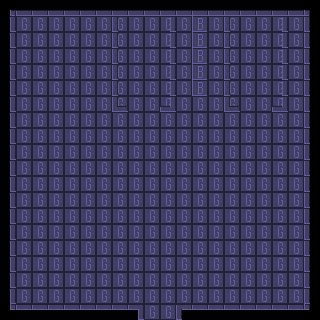

Below is a game level as drawn by its tile map, then a one-line description and the .tmx file that defines it, in full:
An orthogonal 20x20 tile map with 16x16 px tiles, 2 tile layers (ground_layer, wall_layer).

<map version="1.4" tiledversion="1.4.3" orientation="orthogonal" renderorder="right-down" width="20" height="20" tilewidth="16" tileheight="16" infinite="0" nextlayerid="3" nextobjectid="1">
 <tileset firstgid="1" source="../tilesets/basic_tiles.tsx" />
 <layer id="1" name="ground_layer" width="20" height="20">
  <data encoding="csv">
0,0,0,0,0,0,0,0,0,0,0,0,0,0,0,0,0,0,0,0,
0,1,1,1,1,1,1,1,1,1,1,1,0,1,1,1,1,1,1,0,
0,1,1,1,1,1,1,1,1,1,1,1,0,1,1,1,1,1,1,0,
0,1,1,1,1,1,1,1,1,1,1,1,0,1,1,1,1,1,1,0,
0,1,1,1,1,1,1,1,1,1,1,1,0,1,1,1,1,1,1,0,
0,1,1,1,1,1,1,1,1,1,1,1,0,1,1,1,1,1,1,0,
0,1,1,1,1,1,1,1,1,1,1,1,1,1,1,1,1,1,1,0,
0,1,1,1,1,1,1,1,1,1,1,1,1,1,1,1,1,1,1,0,
0,1,1,1,1,1,1,1,1,1,1,1,1,1,1,1,1,1,1,0,
0,1,1,1,1,1,1,1,1,1,1,1,1,1,1,1,1,1,1,0,
0,1,1,1,1,1,1,1,1,1,1,1,1,1,1,1,1,1,1,0,
0,1,1,1,1,1,1,1,1,1,1,1,1,1,1,1,1,1,1,0,
0,1,1,1,1,1,1,1,1,1,1,1,1,1,1,1,1,1,1,0,
0,1,1,1,1,1,1,1,1,1,1,1,1,1,1,1,1,1,1,0,
0,1,1,1,1,1,1,1,1,1,1,1,1,1,1,1,1,1,1,0,
0,1,1,1,1,1,1,1,1,1,1,1,1,1,1,1,1,1,1,0,
0,1,1,1,1,1,1,1,1,1,1,1,1,1,1,1,1,1,1,0,
0,1,1,1,1,1,1,1,1,1,1,1,1,1,1,1,1,1,1,0,
0,1,1,1,1,1,1,1,1,1,1,1,1,1,1,1,1,1,1,0,
0,0,0,0,0,0,0,0,0,1,1,0,0,0,0,0,0,0,0,0
</data>
 </layer>
 <layer id="2" name="wall_layer" width="20" height="20">
  <properties>
   <property name="z_mod" type="float" value="0.75" />
  </properties>
  <data encoding="csv">
10,2,2,2,2,2,2,2,2,2,2,2,2,2,2,2,2,2,2,13,
3,0,0,0,0,0,0,5,0,0,3,0,14,0,5,0,0,3,0,5,
3,0,0,0,0,0,0,5,0,0,3,0,14,0,5,0,0,3,0,5,
3,0,0,0,0,0,0,5,0,0,3,0,14,0,5,0,0,3,0,5,
3,0,0,0,0,0,0,5,0,0,3,0,14,0,5,0,0,3,0,5,
3,0,0,0,0,0,0,5,0,0,3,0,14,0,5,0,0,3,0,5,
3,0,0,0,0,0,0,9,0,0,6,0,0,0,9,0,0,6,0,5,
3,0,0,0,0,0,0,0,0,0,0,0,0,0,0,0,0,0,0,5,
3,0,0,0,0,0,0,0,0,0,0,0,0,0,0,0,0,0,0,5,
3,0,0,0,0,0,0,0,0,0,0,0,0,0,0,0,0,0,0,5,
3,0,0,0,0,0,0,0,0,0,0,0,0,0,0,0,0,0,0,5,
3,0,0,0,0,0,0,0,0,0,0,0,0,0,0,0,0,0,0,5,
3,0,0,0,0,0,0,0,0,0,0,0,0,0,0,0,0,0,0,5,
3,0,0,0,0,0,0,0,0,0,0,0,0,0,0,0,0,0,0,5,
3,0,0,0,0,0,0,0,0,0,0,0,0,0,0,0,0,0,0,5,
3,0,0,0,0,0,0,0,0,0,0,0,0,0,0,0,0,0,0,5,
3,0,0,0,0,0,0,0,0,0,0,0,0,0,0,0,0,0,0,5,
3,0,0,0,0,0,0,0,0,0,0,0,0,0,0,0,0,0,0,5,
3,0,0,0,0,0,0,0,0,0,0,0,0,0,0,0,0,0,0,5,
11,4,4,4,4,4,4,4,7,0,0,8,4,4,4,4,4,4,4,12
</data>
 </layer>
</map>